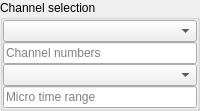
        <widget class="QGroupBox" name="groupBox_3">
         <property name="sizePolicy">
          <sizepolicy hsizetype="Minimum" vsizetype="Preferred">
           <horstretch>0</horstretch>
           <verstretch>0</verstretch>
          </sizepolicy>
         </property>
         <property name="title">
          <string>Channel selection</string>
         </property>
         <property name="alignment">
          <set>Qt::AlignLeading|Qt::AlignLeft|Qt::AlignTop</set>
         </property>
         <layout class="QGridLayout" name="gridLayout_2">
          <property name="leftMargin">
           <number>0</number>
          </property>
          <property name="topMargin">
           <number>0</number>
          </property>
          <property name="rightMargin">
           <number>0</number>
          </property>
          <property name="bottomMargin">
           <number>0</number>
          </property>
          <property name="spacing">
           <number>0</number>
          </property>
          <item row="4" column="1">
           <widget class="QLineEdit" name="lineEdit_5">
            <property name="sizePolicy">
             <sizepolicy hsizetype="Minimum" vsizetype="Fixed">
              <horstretch>0</horstretch>
              <verstretch>0</verstretch>
             </sizepolicy>
            </property>
            <property name="toolTip">
             <string>Microtime ranges: use start:end or start-end; separate multiple ranges with ';' or ',' (e.g. -1000:0;0:300000).</string>
            </property>
            <property name="placeholderText">
             <string>Micro time range</string>
            </property>
           </widget>
          </item>
          <item row="2" column="1">
           <widget class="QLineEdit" name="lineEdit_4">
            <property name="sizePolicy">
             <sizepolicy hsizetype="Minimum" vsizetype="Fixed">
              <horstretch>0</horstretch>
              <verstretch>0</verstretch>
             </sizepolicy>
            </property>
            <property name="toolTip">
             <string>Comma separated integers, e.g., &quot;0,8&quot;</string>
            </property>
            <property name="placeholderText">
             <string>Channel numbers</string>
            </property>
           </widget>
          </item>
          <item row="1" column="1">
           <widget class="QComboBox" name="comboBox_2"/>
          </item>
          <item row="3" column="1">
           <widget class="QComboBox" name="comboBox_3"/>
          </item>
         </layout>
        </widget>
